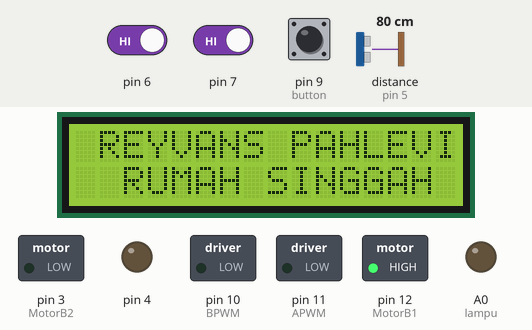
Recording of a sketch running on a simulated Arduino Uno, built with avr-gcc and run on an emulated ATmega328P. On the bench: 16×2 character LCD, switched loads named in the sketch (green lamp = pin HIGH), output pins drawn as LEDs (lit = HIGH). Wiring (inferred from the names in the program): ultrasonic range finder: trigger pin 2; echo pin 5. Inputs (shaded band) come from the test bench; at power-on: pin 6 HIGH, pin 7 HIGH, distance to the obstacle (sensor on pin 5) 80 cm, pin 9 (button) HIGH. The echo pulse lasts 58.3 µs per cm; pins used as bus, display or sensor lines are not drawn; what the sketch prints to the serial monitor is not drawn.

Above: at 1.6 s.
1.7 s: pin 6 driven LOW
At 2.8 s:
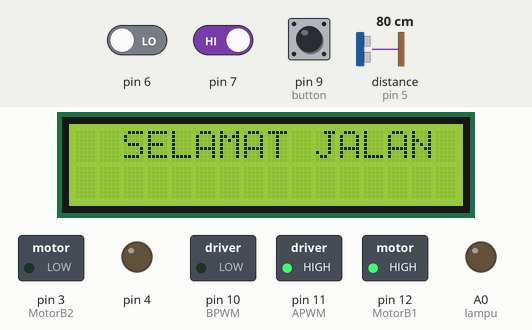
4.7 s: pin 7 driven LOW
At 6.1 s:
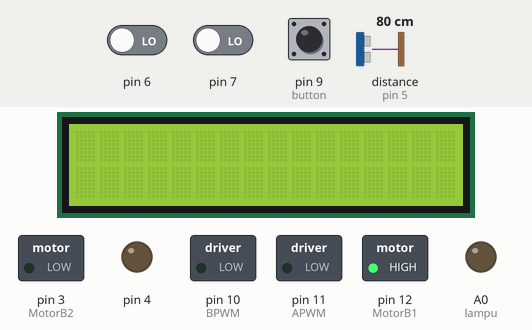
7.7 s: pin 7 driven HIGH
At 10.3 s:
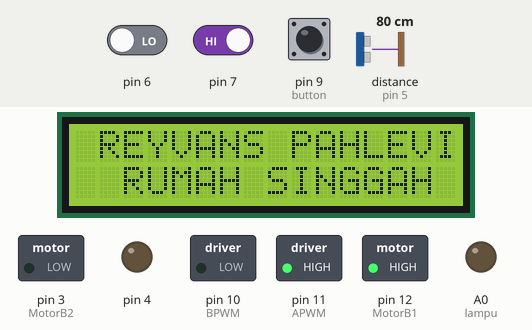
10.7 s: pin 7 driven LOW
13.7 s: distance to the obstacle (sensor on pin 5) set to 2 cm
16.7 s: pin 7 driven HIGH
At 18.8 s:
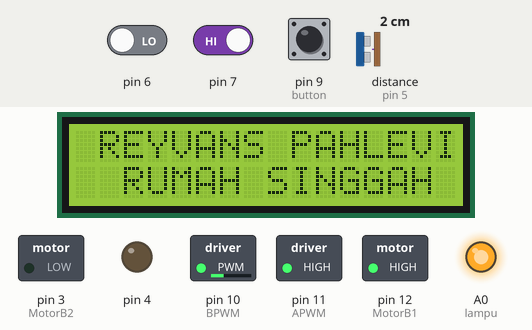
Timing chart, 0 to 23.5 s (numbered marks = the images above; inputs shaded):
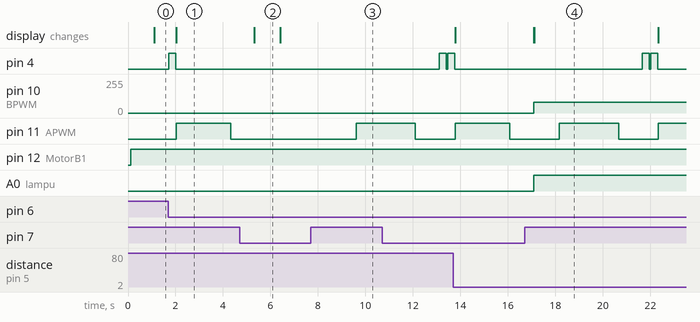

Measured:
- after the input at 1.7 s, pin 4: LOW → HIGH at once, → LOW 0.30 s later; pin 11 (APWM): LOW → HIGH after 0.32 s, → LOW 2.3 s later; the display: changes after 0.32 s (image 1)
- after the input at 4.7 s, pin 11 (APWM): stays LOW (without the input it goes to HIGH after 1.7 s)
- after the input at 7.7 s, pin 11 (APWM): LOW → HIGH after 1.9 s
- after the input at 16.7 s, pin 4: alternates HIGH for 0.30 s and LOW for 0.05 s, 4 changes in all, then stays LOW, starting after 5.0 s; pin 11 (APWM): LOW → HIGH after 1.5 s, → LOW 2.5 s later, → HIGH 1.7 s later
- what the display in image 2 shows lasts 1.1 s, from 5.3 s to 6.4 s

The sketch:

Arduino.ino
```cpp
#include <LiquidCrystal_I2C.h>
LiquidCrystal_I2C lcd (0x3f,16,2);


unsigned long interval=1000; // the time we need to wait
unsigned long previousMillis=0; // millis() returns an unsigned long.

// Variabel waktu
int jam = 0;
int menit = 0;
int detik = 0;

int APWM =  11;
int MotorA1 = 13;
int MotorA2 =  8;
int Buzzer = 4;     // PIN Buzzer
int PWMSET = 255;   // SET Speed Motor  Test 50% = 128 and Test 100% = 255
String Status = "";

int BPWM =  10;
int MotorB1 = 12;
int MotorB2 =  3;
int count = 0;

int button = 9;
int lampu = A0;
String statusUS = "";
#define trigPin 2
#define echoPin 5

long duration;
int distance = 0;

void setup() {
  // put your setup code here, to run once:
Serial.begin(9600);
lcd.init();
lcd.backlight();
pinMode(trigPin, OUTPUT);
pinMode(echoPin, INPUT);
pinMode(6, INPUT);
pinMode(7, INPUT);
pinMode(12, OUTPUT);
pinMode(3, OUTPUT);
pinMode(10, OUTPUT);
pinMode(4, OUTPUT);
pinMode(lampu, OUTPUT);
pinMode(button, INPUT_PULLUP);
}

void loop() {
  int btn_lampu = digitalRead(button);
  unsigned long currentMillis = millis(); // grab current time
  int ir1 = digitalRead(6); //(DALAM)
  int ir2 = digitalRead(7); //(LUAR)
  Serial.println(String("IR1 : ")+ir1);
  Serial.println(String("IR2 : ")+ir2);
  delay(50);
  pintu();
  ultrasonic();
  if ((unsigned long)(currentMillis - previousMillis) >= interval) {
  lcd.setCursor(0,0);
  lcd.print(" REYVANS PAHLEVI");
  lcd.setCursor(2,1);
  lcd.print("RUMAH SINGGAH");
  previousMillis = millis();
  }
}
```

JAM.ino
```cpp
void waktu(){
 jam = millis() / 3600000;  // Satu jam = 3600000 ms
  menit = (millis() / 60000) % 60;  // Satu menit = 60000 ms
  detik = (millis() / 1000) % 60;  // Satu detik = 1000 ms
 lcd.setCursor(4, 0);
  if (jam < 10) {
    lcd.print("0");
  }
  lcd.print(jam);
  lcd.print(":");
  if (menit < 10) {
    lcd.print("0");
  }
  lcd.print(menit);
  lcd.print(":");
  if (detik < 10) {
    lcd.print("0");
  }
  lcd.print(detik);

 }
```

pintu_keluar.ino
```cpp
void keluar(){
  int ir1 = digitalRead(6); //(DALAM)
  int ir2 = digitalRead(7); //(LUAR)
  if(ir1 == LOW && Status == "" ){
  digitalWrite(4,HIGH);
  delay(300);
  digitalWrite(4,LOW);
  lcd.clear();
  lcd.setCursor(2,0);
  lcd.print("SELAMAT JALAN");
  digitalWrite(MotorA1, HIGH);
  digitalWrite(MotorA2, LOW);
  analogWrite(APWM, PWMSET);
  delay(2500);
  analogWrite(APWM, 0);
  delay(1000);
  Serial.println("TERBUKA");
  Status = "terbuka";
  lcd.clear();
  }else
  if( ir1 == LOW && Status == "terbuka" ){
  analogWrite(APWM, 0);
  delay(1000);
  Serial.println("MASIH TERBUKA");
  }else
  if(ir1 == HIGH && Status == "terbuka" ){
  delay(1000);
  digitalWrite(MotorA1, LOW);
  digitalWrite(MotorA2, HIGH);
  analogWrite(APWM, PWMSET);
  delay(2000);
  analogWrite(APWM, 0);
  delay(1000);
  digitalWrite(4,HIGH);
  delay(300);
  digitalWrite(4,LOW);
  Status = "";
  Serial.println("TERTUTUP");
  }else
   if(ir2 == LOW  && Status == "" ){
  digitalWrite(4,HIGH);
  delay(300);
  digitalWrite(4,LOW);
  lcd.clear();
  lcd.setCursor(1,0);
  lcd.print("SELAMAT DATANG");
  digitalWrite(MotorA1, HIGH);
  digitalWrite(MotorA2, LOW);
  analogWrite(APWM, PWMSET);
  delay(2500);
  analogWrite(APWM, 0);
  delay(1000);
  Serial.println("TERBUKA");
  Status = "terbuka";
  lcd.clear();
  }else
  if(ir2 == LOW  && Status == "terbuka" ){
  analogWrite(APWM, 0);
  delay(1000);
  Serial.println("MASIH TERBUKA");
  }else
  if(ir2 == HIGH && Status == "terbuka"){
  delay(1000);
  digitalWrite(MotorA1, LOW);
  digitalWrite(MotorA2, HIGH);
  analogWrite(APWM, PWMSET);
  delay(2000);
  analogWrite(APWM, 0);
  delay(1000);
  digitalWrite(4,HIGH);
  delay(300);
  digitalWrite(4,LOW);
  Status = "";
  Serial.println("TERTUTUP");
  }
  if(Status == "terbuka"){
      analogWrite(APWM, 0);
  }
}
```

pintu_masuk.ino
```cpp
void pintu(){
  int ir1 = digitalRead(6); //(DALAM)
  int ir2 = digitalRead(7); //(LUAR)

  if(ir2 == LOW  && Status == "" ){
  statusUS = "baca";
  digitalWrite(4,HIGH);
  delay(300);
  digitalWrite(4,LOW);
  lcd.clear();
  lcd.setCursor(1,0);
  lcd.print("SELAMAT DATANG");
  digitalWrite(MotorA1, HIGH);
  digitalWrite(MotorA2, LOW);
  analogWrite(APWM, PWMSET);
  delay(2300);
  analogWrite(APWM, 0);
  delay(1000);
  Serial.println("TERBUKA");
  Status = "terbuka";
  lcd.clear();
  }else
  if(ir2 == LOW  && Status == "terbuka" ){
  analogWrite(APWM, 0);
  delay(1000);
  Serial.println("MASIH TERBUKA");
  }else
  if(ir2 == HIGH && Status == "terbuka"){
  delay(1000);
  digitalWrite(MotorA1, LOW);
  digitalWrite(MotorA2, HIGH);
  analogWrite(APWM, PWMSET);
  delay(2500);
  analogWrite(APWM, 0);
  delay(1000);
  digitalWrite(4,HIGH);
  delay(300);
  digitalWrite(4,LOW);
  Status = "";
  Serial.println("TERTUTUP");
  }else    if(ir1 == LOW && Status == "" ){
  digitalWrite(4,HIGH);
  delay(300);
  digitalWrite(4,LOW);
  lcd.clear();
  lcd.setCursor(2,0);
  lcd.print("SELAMAT JALAN");
  digitalWrite(MotorA1, HIGH);
  digitalWrite(MotorA2, LOW);
  analogWrite(APWM, PWMSET);
  delay(2300);
  analogWrite(APWM, 0);
  delay(1000);
  Serial.println("TERBUKA");
  Status = "terbuka";
  lcd.clear();
  }else
  if( ir1 == LOW && Status == "terbuka" ){
  analogWrite(APWM, 0);
  delay(1000);
  Serial.println("MASIH TERBUKA");
  }else
  if(ir1 == HIGH && Status == "terbuka" ){
  delay(1000);
  digitalWrite(MotorA1, LOW);
  digitalWrite(MotorA2, HIGH);
  analogWrite(APWM, PWMSET);
  delay(2500);
  analogWrite(APWM, 0);
  delay(1000);
  digitalWrite(4,HIGH);
  delay(300);
  digitalWrite(4,LOW);
  Status = "";
  Serial.println("TERTUTUP");
  }
  if(Status == "terbuka" && ir1 == LOW || ir2 == LOW){
      analogWrite(APWM, 0);
  }
}
```

ultrasonic.ino
```cpp
void ultrasonic(){
int button_led = digitalRead(button);
digitalWrite(trigPin, HIGH);// aktifkan sensor ultrasonic
delayMicroseconds(10); // selama 10 microseconds
digitalWrite(trigPin, LOW); // matikan sensor ultrasonic
duration = pulseIn(echoPin, HIGH); // baca rentan waktu dari trigPin High sampai echoPin high
distance= duration*0.034/2; //konversi selang waktu ke CM
if(distance <= 15){
  count +=1;
}
if (count >= 1 && statusUS == "baca"){
  analogWrite(lampu, 255);
  digitalWrite(MotorB1, HIGH);
  digitalWrite(MotorB2, LOW);
  analogWrite(BPWM, 80);
}else{
  analogWrite(lampu, 0);
  digitalWrite(MotorB1, HIGH);
  digitalWrite(MotorB2, LOW);
  analogWrite(BPWM, 0);
}

if(button_led == LOW){
  count = 0;
  statusUS = "";

}
  Serial.println((String)"ULTRASONIC : "+distance);

}
```
